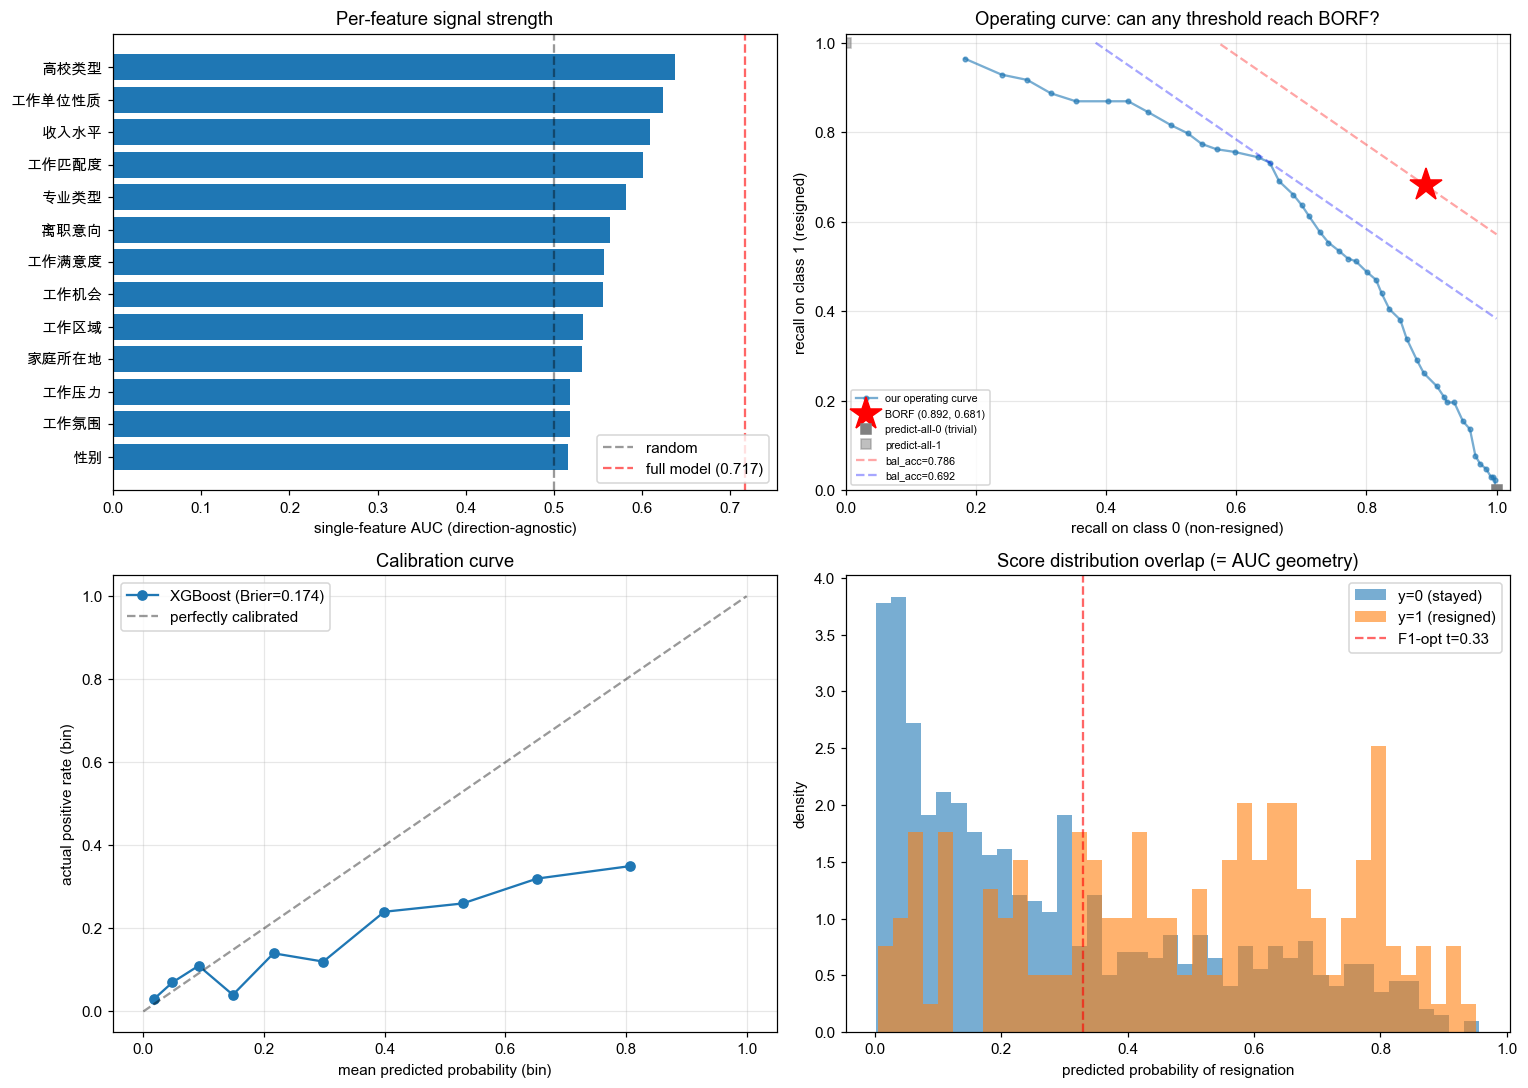

Generate this figure with Python:
"""
Diagnostic pass before re-tuning: figure out WHERE the signal ceiling is,
not WHICH model is 0.01 AUC better. No Optuna. One baseline, fast.

Produces:
  - Per-feature single-variable AUC (where does the signal live?)
  - Class overlap per feature (KS statistic)
  - Test-set error profile: FN / FP vs population means
  - Threshold sweep: bal_acc / F1 / precision / recall vs threshold
  - Calibration curve + Brier score
  - Hard cases: the top-K false negatives (missed resigners) as a table

Target runtime: ~60-90s on 5K samples.
"""

import warnings
warnings.filterwarnings('ignore')

import time
import numpy as np
import pandas as pd
import matplotlib.pyplot as plt
import seaborn as sns

from scipy.stats import ks_2samp
from sklearn.model_selection import train_test_split, StratifiedKFold, cross_val_predict
from sklearn.metrics import (
    roc_auc_score, balanced_accuracy_score, precision_score, recall_score,
    f1_score, brier_score_loss, accuracy_score
)
from sklearn.calibration import calibration_curve
import xgboost as xgb

RANDOM_STATE = 42
TARGET = '离职行为'
DATA_PATH = 'data/处理之后的离职数据-5000.xlsx'

plt.rcParams.update({
    'font.sans-serif': ['Arial Unicode MS', 'SimHei', 'DejaVu Sans'],
    'axes.unicode_minus': False,
    'figure.dpi': 110,
})


def section(title):
    print(f'\n{"=" * 60}\n{title}\n{"=" * 60}')


t0 = time.time()

# ─── Load ─────────────────────────────────────────────────────────────────────
section('1. LOAD')
df = pd.read_excel(DATA_PATH)
print(f'Shape: {df.shape}')
vc = df[TARGET].value_counts().sort_index()
print(f'Class counts: 0={vc.get(0, 0)}, 1={vc.get(1, 0)}, ratio={vc.get(0,0)/max(vc.get(1,1),1):.2f}:1')

feature_cols = [c for c in df.columns if c != TARGET]
X = df[feature_cols]
y = df[TARGET]

X_train, X_test, y_train, y_test = train_test_split(
    X, y, test_size=0.2, stratify=y, random_state=RANDOM_STATE
)

# ─── 2. Per-feature single-variable AUC ──────────────────────────────────────
# If the best single feature already gives AUC 0.68 and the model tops out
# at 0.73, the features themselves don't carry much more signal — more
# tuning won't help, better features / better data will.
section('2. PER-FEATURE SINGLE-VARIABLE AUC & KS')
rows = []
for c in feature_cols:
    # Direction-agnostic AUC: max(AUC, 1-AUC)
    try:
        auc = roc_auc_score(y_train, X_train[c])
        auc = max(auc, 1 - auc)
    except Exception:
        auc = np.nan
    ks = ks_2samp(X_train.loc[y_train == 0, c], X_train.loc[y_train == 1, c]).statistic
    rows.append({'feature': c, 'single_auc': auc, 'ks': ks})
feat_power = pd.DataFrame(rows).sort_values('single_auc', ascending=False).reset_index(drop=True)
print(feat_power.to_string(index=False, float_format='{:.3f}'.format))

# ─── 3. Baseline model (one, fixed params, no tuning) ────────────────────────
section('3. BASELINE XGBOOST (fixed params)')
spw = (y_train == 0).sum() / (y_train == 1).sum()
model = xgb.XGBClassifier(
    n_estimators=400,
    max_depth=5,
    learning_rate=0.05,
    subsample=0.9,
    colsample_bytree=0.9,
    min_child_weight=3,
    reg_lambda=1.0,
    scale_pos_weight=spw,
    eval_metric='logloss',
    random_state=RANDOM_STATE,
    n_jobs=-1,
)

# 5-fold CV AUC on train — this is the ceiling we can report honestly
skf = StratifiedKFold(n_splits=5, shuffle=True, random_state=RANDOM_STATE)
cv_prob_train = cross_val_predict(model, X_train, y_train, cv=skf, method='predict_proba')[:, 1]
cv_auc = roc_auc_score(y_train, cv_prob_train)
print(f'CV AUC (train, 5-fold): {cv_auc:.4f}')

# Fit once on full train, predict on test
model.fit(X_train, y_train)
test_prob = model.predict_proba(X_test)[:, 1]
test_auc = roc_auc_score(y_test, test_prob)
print(f'Test AUC:               {test_auc:.4f}')
print(f'Paper BORF AUC:         0.6900')
print(f'Best single-feature AUC: {feat_power.single_auc.iloc[0]:.4f} ({feat_power.feature.iloc[0]})')

# ─── 4. Threshold sweep ──────────────────────────────────────────────────────
# Where on the curve do we actually want to operate?
section('4. THRESHOLD SWEEP (test set)')
ts = np.arange(0.05, 0.96, 0.02)
sweep = []
for t in ts:
    pred = (test_prob >= t).astype(int)
    if pred.sum() == 0:
        prec = np.nan
    else:
        prec = precision_score(y_test, pred, pos_label=1, zero_division=0)
    sweep.append({
        't': t,
        'plain_acc': accuracy_score(y_test, pred),
        'bal_acc': balanced_accuracy_score(y_test, pred),
        'precision': prec,
        'recall_0': recall_score(y_test, pred, pos_label=0),
        'recall_1': recall_score(y_test, pred, pos_label=1),
        'f1': f1_score(y_test, pred, pos_label=1),
        'pos_rate': pred.mean(),
    })
sweep_df = pd.DataFrame(sweep)

# Trivial baseline: predict all zeros
trivial_acc = 1 - y_test.mean()
print(f'Trivial "predict all 0" plain accuracy: {trivial_acc:.3f}   '
      f'(AUC would be 0.5, recall_1 = 0)')
print()
# Key operating points
print(f'{"operating point":<28} {"t":>5} {"plain_acc":>9} {"bal_acc":>8} '
      f'{"rec_0":>7} {"rec_1":>7} {"prec":>7} {"f1":>6}')
print('-' * 80)

def show(label, row):
    print(f'  {label:<26} {row.t:>5.2f} {row.plain_acc:>9.3f} '
          f'{row.bal_acc:>8.3f} {row.recall_0:>7.3f} {row.recall_1:>7.3f} '
          f'{row.precision:>7.3f} {row.f1:>6.3f}')

show('max plain_acc',   sweep_df.loc[sweep_df.plain_acc.idxmax()])
show('max bal_acc',     sweep_df.loc[sweep_df.bal_acc.idxmax()])
show('max F1(resign)',  sweep_df.loc[sweep_df.f1.idxmax()])
show('match BORF rec_1 (0.681)',
     sweep_df.iloc[(sweep_df.recall_1 - 0.681).abs().argmin()])
show('match BORF rec_0 (0.892)',
     sweep_df.iloc[(sweep_df.recall_0 - 0.892).abs().argmin()])
# The BORF claim: recall_0=0.892 AND recall_1=0.681 at the SAME threshold.
# Can we get close? Measure "can we beat BOTH" at any single threshold.
feasible = sweep_df[(sweep_df.recall_0 >= 0.892) & (sweep_df.recall_1 >= 0.681)]
if len(feasible):
    show('BORF pareto-dominated', feasible.iloc[0])
else:
    print('  (no threshold simultaneously hits BORF rec_0>=0.892 AND rec_1>=0.681 — '
          'this is where the 5K-sample gap bites)')

# ─── 5. Error profile on test set ────────────────────────────────────────────
# At the F1-optimal threshold, what do FN (missed resigners) look like?
# If they look "average" on every feature, the data just doesn't carry
# enough signal to separate them — no model will fix that.
section('5. ERROR PROFILE AT F1-OPTIMAL THRESHOLD')
best_t = sweep_df.loc[sweep_df.f1.idxmax(), 't']
pred = (test_prob >= best_t).astype(int)
tn = (pred == 0) & (y_test == 0)
fp = (pred == 1) & (y_test == 0)
fn = (pred == 0) & (y_test == 1)
tp = (pred == 1) & (y_test == 1)
print(f'Threshold: {best_t:.2f}')
print(f'TP={tp.sum()}  FP={fp.sum()}  TN={tn.sum()}  FN={fn.sum()}')

profile = pd.DataFrame({
    'all_pos(y=1)': X_test[y_test == 1].mean(),
    'TP(correctly caught)': X_test[tp.values].mean(),
    'FN(missed)': X_test[fn.values].mean(),
    'all_neg(y=0)': X_test[y_test == 0].mean(),
    'FP(false alarm)': X_test[fp.values].mean(),
})
# Show features most different between TP and FN (what makes resigners hard to spot)
profile['TP_vs_FN_diff'] = (profile['TP(correctly caught)'] - profile['FN(missed)']).abs()
profile_sorted = profile.sort_values('TP_vs_FN_diff', ascending=False)
print('\n-- Feature means by group (sorted by |TP - FN|) --')
print(profile_sorted.drop(columns='TP_vs_FN_diff').to_string(float_format='{:.2f}'.format))

# ─── 6. Calibration ──────────────────────────────────────────────────────────
section('6. CALIBRATION')
brier = brier_score_loss(y_test, test_prob)
print(f'Brier score: {brier:.4f}   (lower is better; 0.25 is random)')
print(f'Mean predicted prob (y=1): {test_prob[y_test==1].mean():.3f}')
print(f'Mean predicted prob (y=0): {test_prob[y_test==0].mean():.3f}')
print(f'Actual positive rate:      {y_test.mean():.3f}')

# ─── 7. Hard FNs ─────────────────────────────────────────────────────────────
section('7. TOP-10 HARDEST FALSE NEGATIVES')
print('(Resigners the model was most confident were NOT resigning — inspect these)')
fn_idx = np.where(fn.values)[0]
if len(fn_idx) > 0:
    hardest = sorted(fn_idx, key=lambda i: test_prob[i])[:10]
    hard_df = X_test.iloc[hardest].copy()
    hard_df['predicted_prob'] = test_prob[hardest]
    hard_df['actual'] = 1
    print(hard_df.to_string(float_format='{:.2f}'.format))

# ─── 8. Plots ────────────────────────────────────────────────────────────────
section('8. PLOTS')
fig, axes = plt.subplots(2, 2, figsize=(14, 10))

# (a) per-feature AUC bars
ax = axes[0, 0]
f = feat_power.sort_values('single_auc')
ax.barh(f.feature, f.single_auc)
ax.axvline(0.5, color='k', linestyle='--', alpha=0.4, label='random')
ax.axvline(test_auc, color='r', linestyle='--', alpha=0.6, label=f'full model ({test_auc:.3f})')
ax.set_xlabel('single-feature AUC (direction-agnostic)')
ax.set_title('Per-feature signal strength')
ax.legend()

# (b) recall_0 vs recall_1 pareto — this is where BORF vs us is obvious
ax = axes[0, 1]
ax.plot(sweep_df.recall_0, sweep_df.recall_1, '-o', markersize=3,
        alpha=0.6, label='our operating curve')
# BORF reported point
ax.plot([0.892], [0.681], 'r*', markersize=22, label='BORF (0.892, 0.681)')
# Trivial classifier endpoints
ax.plot([1.0], [0.0], 's', color='grey', label='predict-all-0 (trivial)')
ax.plot([0.0], [1.0], 's', color='grey', alpha=0.5, label='predict-all-1')
# Iso-bal_acc lines at 0.786 (BORF) and our max
for ba, color in [(0.786, 'red'), (sweep_df.bal_acc.max(), 'blue')]:
    xs = np.linspace(0, 1, 100)
    ys = 2 * ba - xs
    mask = (ys >= 0) & (ys <= 1)
    ax.plot(xs[mask], ys[mask], '--', color=color, alpha=0.35,
            label=f'bal_acc={ba:.3f}')
ax.set_xlim(0, 1.02); ax.set_ylim(0, 1.02)
ax.set_xlabel('recall on class 0 (non-resigned)')
ax.set_ylabel('recall on class 1 (resigned)')
ax.set_title('Operating curve: can any threshold reach BORF?')
ax.legend(loc='lower left', fontsize=7)
ax.grid(alpha=0.3)

# (c) calibration curve
ax = axes[1, 0]
frac_pos, mean_pred = calibration_curve(y_test, test_prob, n_bins=10, strategy='quantile')
ax.plot(mean_pred, frac_pos, 'o-', label=f'XGBoost (Brier={brier:.3f})')
ax.plot([0, 1], [0, 1], 'k--', alpha=0.4, label='perfectly calibrated')
ax.set_xlabel('mean predicted probability (bin)')
ax.set_ylabel('actual positive rate (bin)')
ax.set_title('Calibration curve')
ax.legend()
ax.grid(alpha=0.3)

# (d) predicted prob distribution by true class
ax = axes[1, 1]
ax.hist(test_prob[y_test == 0], bins=40, alpha=0.6, label='y=0 (stayed)', density=True)
ax.hist(test_prob[y_test == 1], bins=40, alpha=0.6, label='y=1 (resigned)', density=True)
ax.axvline(best_t, color='r', linestyle='--', alpha=0.6, label=f'F1-opt t={best_t:.2f}')
ax.set_xlabel('predicted probability of resignation')
ax.set_ylabel('density')
ax.set_title('Score distribution overlap (= AUC geometry)')
ax.legend()

plt.tight_layout()
plt.savefig('src/diagnose.png', bbox_inches='tight')
plt.close()
print('Saved: src/diagnose.png')

# ─── 9. Verdict ──────────────────────────────────────────────────────────────
section('9. VERDICT')
best_single = feat_power.single_auc.iloc[0]
ceiling_gap = test_auc - best_single
paper_gap = 0.786 - sweep_df.bal_acc.max()
print(f'Best single-feature AUC:     {best_single:.3f}')
print(f'Full-model test AUC:         {test_auc:.3f}')
print(f'Model lift over best single: +{ceiling_gap:.3f}')
print(f'Best threshold-tuned bal_acc: {sweep_df.bal_acc.max():.3f}  vs BORF 0.786  (gap {paper_gap:+.3f})')
print(f'\nElapsed: {time.time() - t0:.1f}s')

print('\nREAD-THE-PLOT GUIDE:')
print('  - If single-feature AUC >> model AUC:  feature interactions buy nothing (rare)')
print('  - If single-feature AUC ≈ model AUC:   model saturated; signal ceiling is real')
print('  - If calibration is off at high probs:  threshold tuning / isotonic will help')
print('  - If FN means ≈ population means:      resigners are indistinguishable in these 13 vars')
print('  - If score hists overlap heavily:      AUC physically cannot be much higher')
